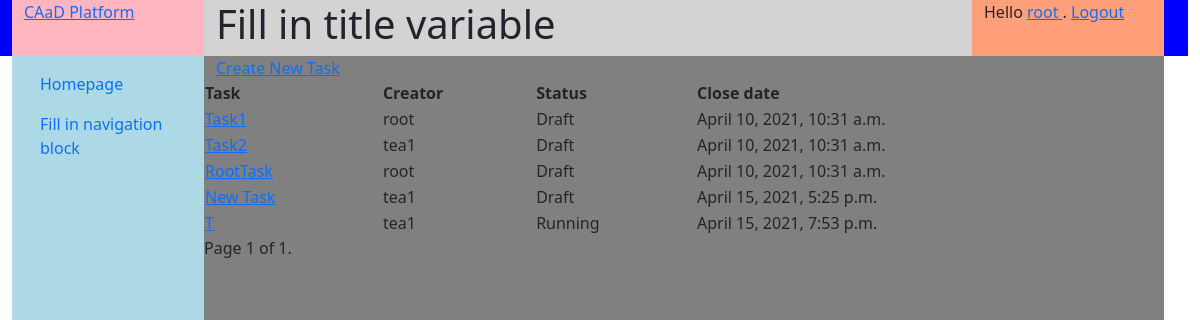
The page /courses/1/tasks (signed in) on the database as committed earlier.
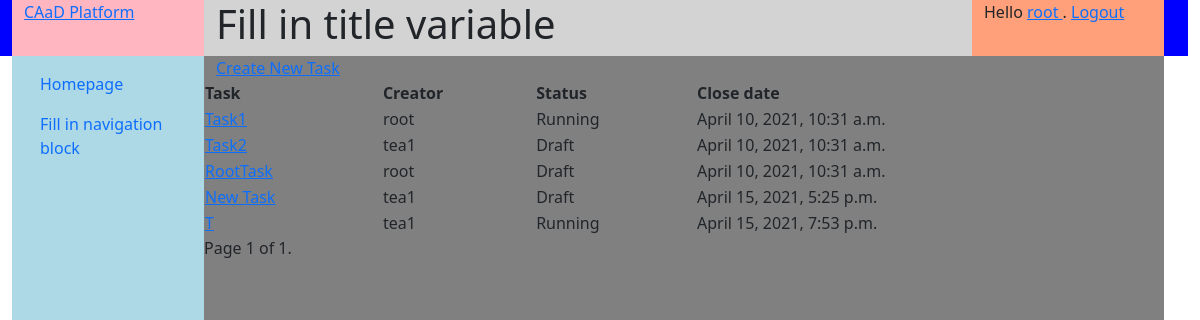
The same page on the database as committed later.
### homeworks/models.py (models this page shows, shortened)
class Task(models.Model):
    TASK_STATUS = [(0, 'draft'), (1, 'running'), (2, 'closed')]
    title = models.CharField('title', max_length=64)
    description = models.CharField('description', max_length=1024)
    tips = models.CharField('tips', max_length=1024, blank=True)
    answer = models.CharField('answer', max_length=1024, blank=True)
    have_docker = models.BooleanField("have docker experiment", default=False)
    status = models.IntegerField(
        'homework status', choices=TASK_STATUS, default=0)
    create_date = models.DateTimeField('date created', default=timezone.now())
    close_date = models.DateTimeField(
        'date to close', default=timezone.now() + timedelta(days=30))
    course = models.ForeignKey(Course, on_delete=models.CASCADE, related_name="tasks", null=True)
    creator = models.ForeignKey(User, on_delete=models.CASCADE, related_name="tasks_created", null=True)

### homeworks/views.py (the view)
# urls.py: path('<int:course_id>/tasks', homework_views.TaskListView.as_view(), name='task_list'),
class TaskListView(ListView):
    paginate_by = 10
    template_name = 'homeworks/task_list.html'
    context_object_name = 'task_list'
    def get_queryset(self):
        course_id = self.kwargs['course_id']
        return Task.objects.filter(course__pk=course_id)
    def get_context_data(self, *args, object_list=None, **kwargs):
        context = super().get_context_data(*args, object_list=object_list, **kwargs)
        context['course_id'] = self.kwargs['course_id']
        return context
    def get(self, request, course_id):
        res, response = check_authenticated_and(request, CourseMember.is_member_of(request.user.pk, course_id), USER_NOT_AUTHORIZED)
        if res == False:
            return response
        return super(TaskListView, self).get(self, request)

### courses/models.py (called while the page is built)
    @classmethod
    def get_highest_course_privilege(cls, user_id, course_id):
        if user_id == None or course_id == None:
            return 4
        cm = cls.objects.filter(course__pk=course_id).filter(user__pk=user_id)
        if len(cm) > 0:
            type = 3
            for role in cm:
                if role.type < type:
                    type = role.type
            return type
        return 4

    @classmethod
    def is_member_of(cls, user_id, course_id):
        return (cls.get_highest_course_privilege(user_id, course_id) < 4)

### utils/general.py (called while the page is built)
def check_authenticated_and(request, criteria=None, error_code=None):
    if not request.user.is_authenticated:
        return (False, return_error(request, USER_NOT_AUTHENTICATED))
    if criteria is not None and not criteria:
        return (False, return_error(request, error_code))
    return (True, None)

### templates/homeworks/task_list.html (shortened to what this page needs)
{% extends 'generics/base.html' %}
{% block content %}
<a href="{% url 'courses:task_create' course_id %}">Create New Task</a>
<table>
<tr>
<th>Task</th>
<th>Creator</th>
<th>Status</th>
<th>Close date</th>
</tr>
{% for task in task_list %}
<tr>
<td>
<a href="{% url 'courses:task_detail' task.pk %}">
{{ task.title }}
</a>
</td>
<td>{{ task.creator.username }}</td>
<td>
{% if task.status == 0 %}
Draft
{% elif task.status == 1 %}
Running
{% elif task.status == 2 %}
Closed
{% endif %}
</td>
<td>{{ task.close_date }}</td>
</tr>
{% endfor %}
</table>
<div class="pagination">
    <span class="page-links">
        <span class="page-current">
            Page {{ page_obj.number }} of {{ page_obj.paginator.num_pages }}.
        </span>
    </span>
</div>
{% endblock content %}

Rows that differ between the two databases and show on the page:
changed Task "Task1": status "Draft" → "Running"
